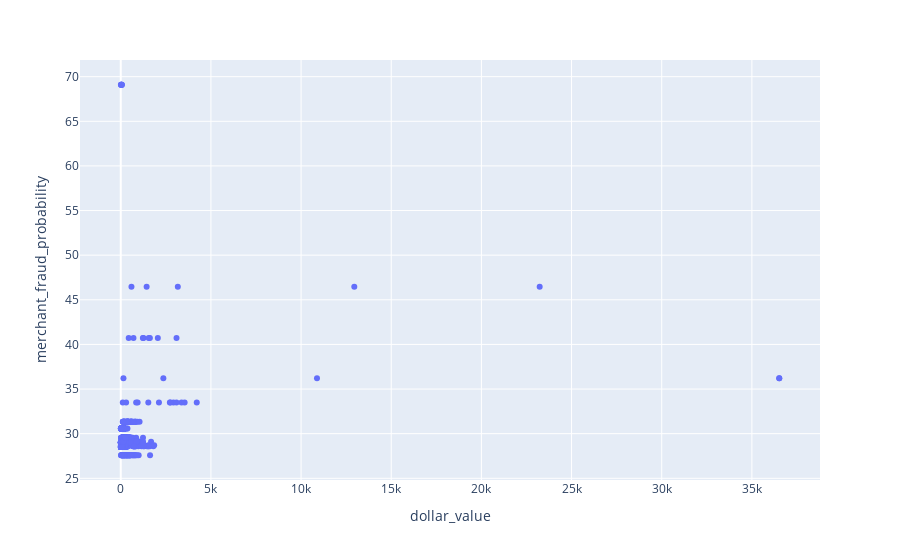

Source (notebook cell):
### Code cell
fraud_transactions = transactions.where(F.col("merchant_fraud_probability").isNotNull()).to_pandas_on_spark()
fraud_transactions.plot.scatter('dollar_value', 'merchant_fraud_probability')

### Figure 1 — Plotly figure (JSON) as saved in the notebook; plotly's stock layout.template omitted (floating-point values rounded to 4 significant figures; data arrays with more than 128 entries replaced by an {"elided": "..."} marker saying what was removed)
{"data": [{"hovertemplate": "dollar_value=%{x}<br>merchant_fraud_probability=%{y}<extra></extra>", "legendgroup": "", "marker": {"color": "#636efa", "symbol": "circle"}, "mode": "markers", "name": "", "orientation": "v", "showlegend": false, "type": "scatter", "x": {"elided": "1000 float values"}, "xaxis": "x", "y": {"elided": "1000 float values"}, "yaxis": "y"}], "layout": {"legend": {"tracegroupgap": 0}, "margin": {"t": 60}, "xaxis": {"anchor": "y", "domain": [0, 1], "title": {"text": "dollar_value"}}, "yaxis": {"anchor": "x", "domain": [0, 1], "title": {"text": "merchant_fraud_probability"}}}}
